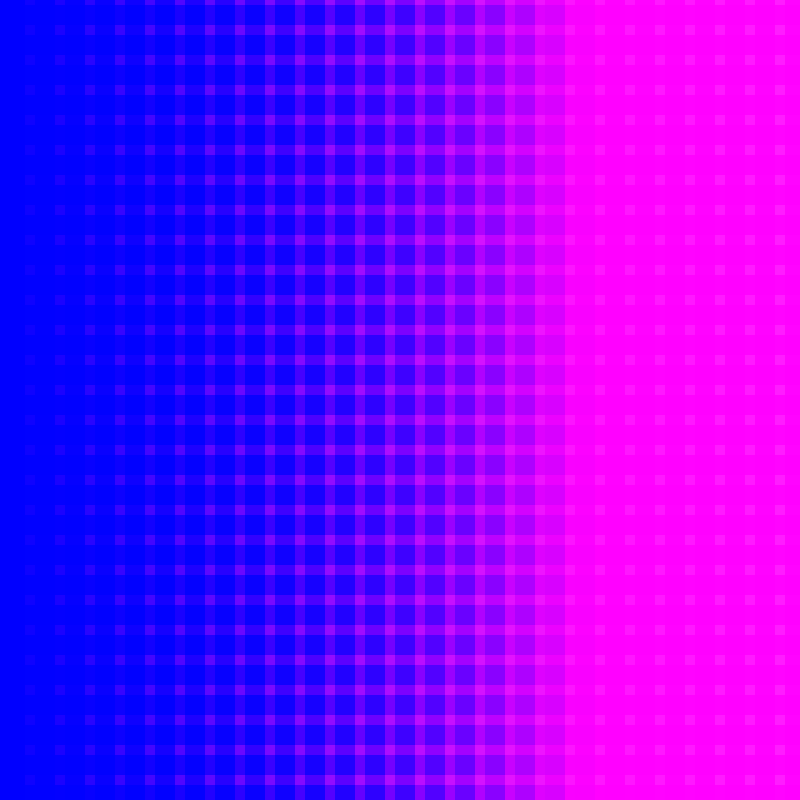
Frame 1 (no input)
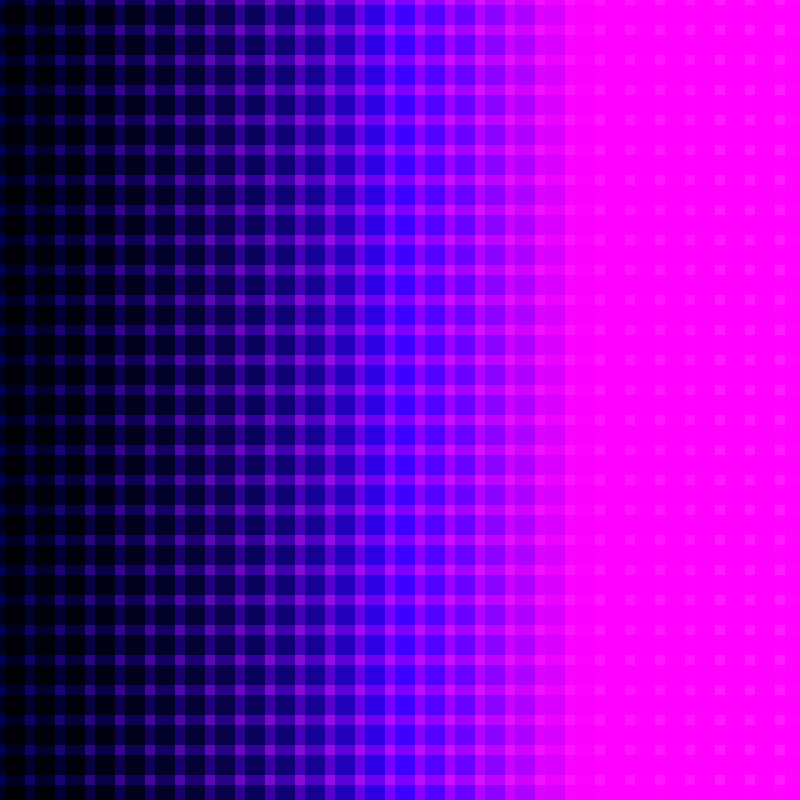
Frame 60 (no input)
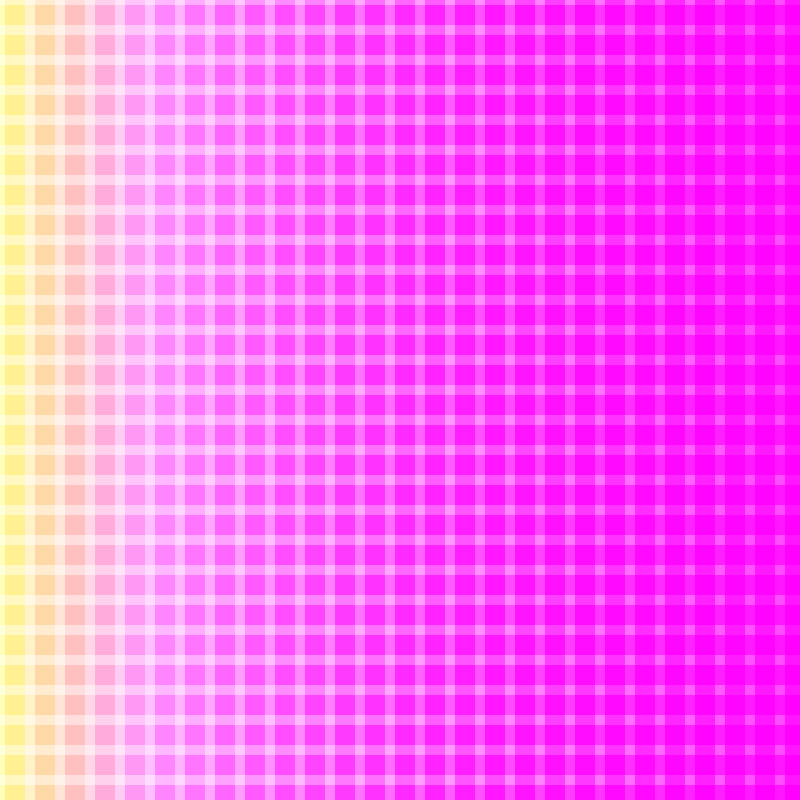
Frame 120 (the mouse pressed at the canvas centre since frame 60)

The p5.js sketch that drew these frames (run headless with seeded random() and noise() and a simulated clock; from frame 60 on, the mouse is pressed at the canvas centre):

// p5.js sketch
// ── sketch.js
let startColor, endColor;
let circSize, repeatNum;

function setup() {
  createCanvas(800, 800);

  // startColor = color(218, 165, 32, 100);
  // endColor = color(72, 61, 139, 100);
  startColor = color('#1a85ff');
  endColor = color('#d41159');
  
  circSize = 50; //small
  repeatNum = width/circSize + 1; //how many cirlces would it take to stretch across the scren exactly.
  


  // Create intermediate colors.
  // let interA = lerpColor(from, to, 0.33);
  // let interB = lerpColor(from, to, 0.66);
  
  noFill();
  noStroke();
  rectMode(CENTER);
    // blendMode(LIGHTEST);
  blendMode(HARD_LIGHT);
  // blendMode(ADD);
}

function draw() {
  background(255);

  let red = map(mouseX, 0, 800, 0, 255);
  startColor.levels[0] = red;
  // endColor.levels[0] = red;
  let startBlue = map(cos(frameCount/15), -1, 1, 0, 255);
  startColor.levels[2] = startBlue;

  let green = map(mouseY, 0, 800, 0, 255);
  startColor.levels[1] = green;

  let blue = map(cos(frameCount/10), -1, 1, 0, 255);
  endColor.levels[2] = blue;
  
  for(let h = 0; h < repeatNum * 1.75; h++){
  for(let i = 0; i < repeatNum * 1.75; i++){
    let x = i * (circSize/2);
    let percentOfWidth = x/width; 
    fill(lerpColor(startColor, endColor, percentOfWidth));
    rect(i * circSize*0.6, h * circSize * 0.6, circSize, circSize);
  }

  }
}
